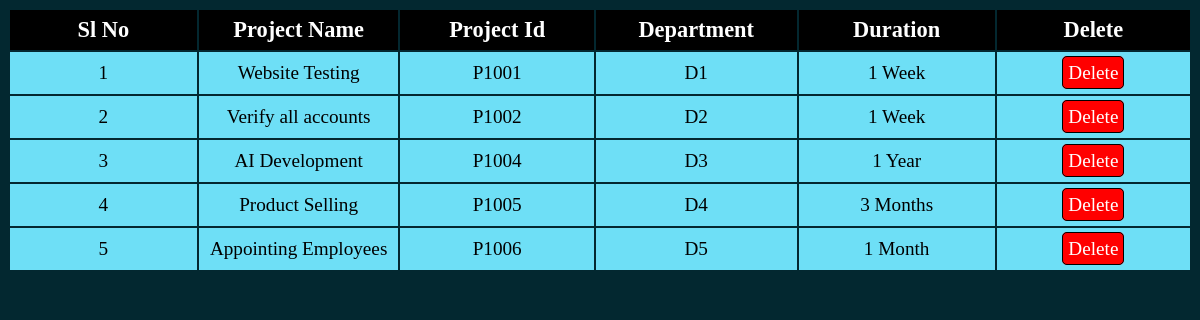
The app's page /displayproject.php (signed in) with its own data.
### tables this page shows
CREATE TABLE `project` (
  `p_id` varchar(10) NOT NULL,
  `p_name` varchar(20) DEFAULT NULL,
  `dur` varchar(10) DEFAULT NULL,
  `d_id` varchar(10) DEFAULT NULL
);

### displayproject.php (the view, shortened to what this page needs)
<?php
    if(isset($_SESSION['id']) && isset($_SESSION['user_name'])){
        include "connection.php";
        $query = "select * from project";
        $data = mysqli_query($conn,$query);
        $result = $data;
?>
<!DOCTYPE html>
<html lang="en">
<head>
    <link rel="stylesheet" href="style3.css">
</head>
<body>
    <table class="tbl">
        <thead>
            <tr>
                <th scope="col" class="table1">Sl No</th>
                <th scope="col" class="table1">Project Name</th>
                <th scope="col" class="table1">Project Id</th>
                <th scope="col" class="table1">Department</th>
                <th scope="col" class="table1">Duration</th>
                <th scope="col" class="table1">Delete</th>
            </tr>
            <?php
            if($result){
                $i=1;
                while($result = mysqli_fetch_assoc($data)){
                    echo "
                    <tr>
                        <td class='c1'>".$i++."</td>
                        <td class='c1'>".$result['p_name']."</td>
                        <td class='c1'>".$result['p_id']."</td>
                        <td class='c1'>".$result['d_id']."</td>
                        <td class='c1'>".$result['dur']."</td>
                        <td class='c1'><a href='deleteproj.php?rn=$result[p_id]' class='btn2' onclick='showPrompt()'>Delete</a></td>
                    </tr>
                    ";
                }
            }else{
                echo "No data found";
            }
            ?>
        </thead>
    </table>
</body>
</html>
<?php
} else{
    header("Location: index.php");
    exit();
}
?>

### style3.css (style rules this page uses)
body { background-color: rgb(3,40,48); color: white; }
.table1 { margin: auto; width: 200px; background-color: black; color: #fff; padding: 7px; font-size: 1.4em; }
.btn1,.btn2 { text-decoration: none; border: 1px solid black; padding: 5px; color: #fff; border-radius: 5px; }
.btn2 { background-color: red; }
.c1 { padding: 10px; text-align: center; background-color: rgb(110,223,246); color: black; font-size: 1.2em; }

### records on screen
project: p_name "Website Testing", p_id "P1001", d "D1", dur "1 Week"
project: p_name "Verify all accounts", p_id "P1002", d "D2", dur "1 Week"
project: p_name "AI Development", p_id "P1004", d "D3", dur "1 Year"
project: p_name "Product Selling", p_id "P1005", d "D4", dur "3 Months"
project: p_name "Appointing Employees", p_id "P1006", d "D5", dur "1 Month"
